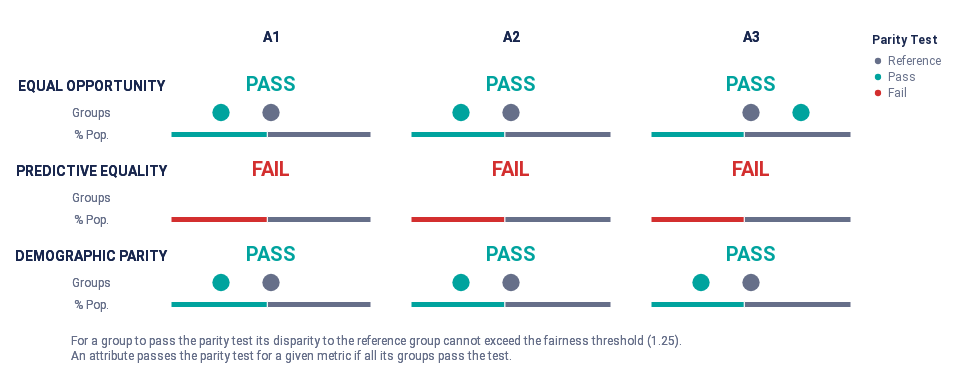

The cell this chart's notebook holds for it:
### Code cell
audit_high_q_influence.summary_plot(["tpr", "fpr", "pprev"])
